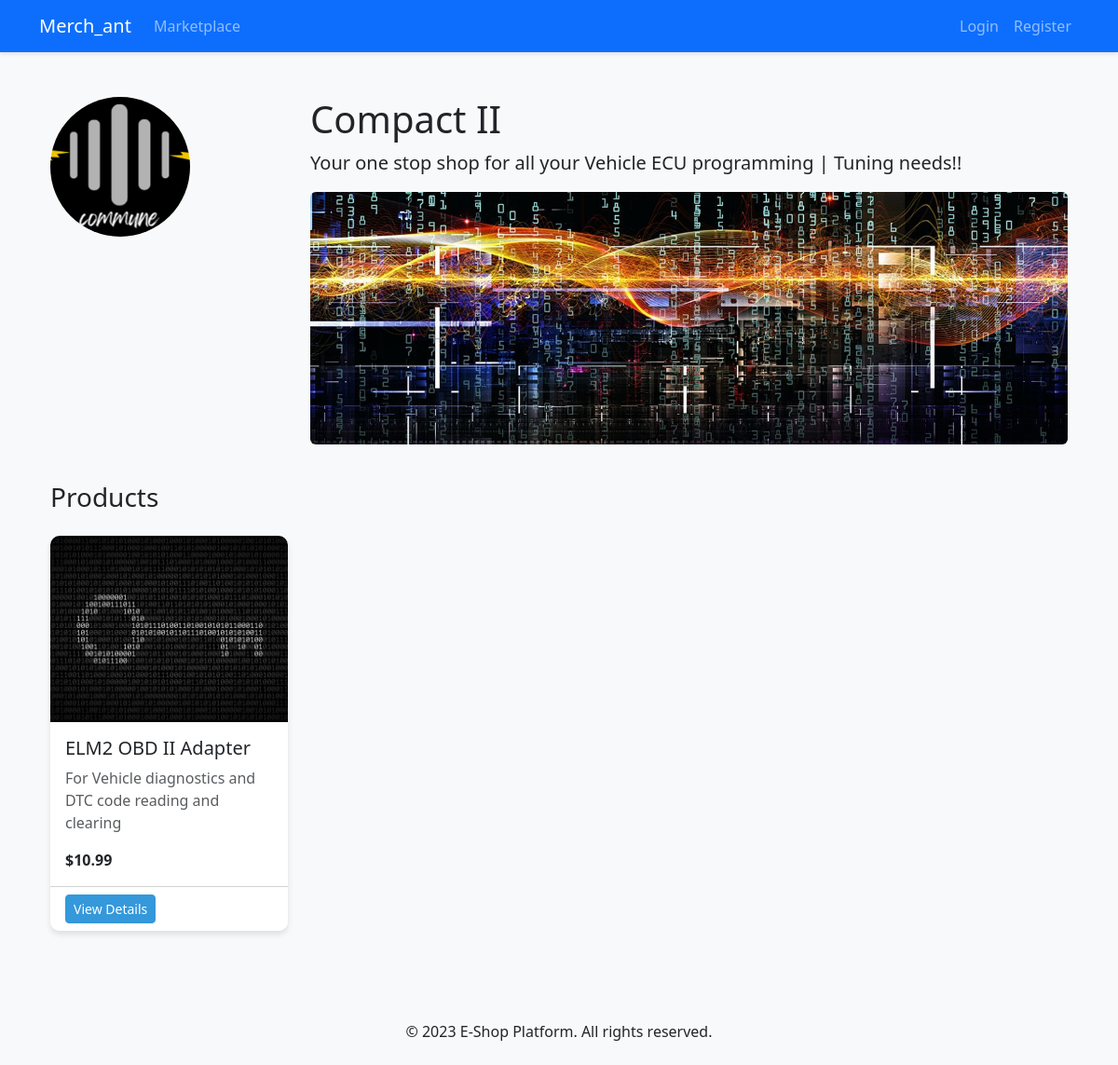
/shop/Compact II, run on the app's committed database.
### app/models.py (models this page shows)
class Shop(db.Model):
    id = db.Column(db.Integer, primary_key=True)
    name = db.Column(db.String(100), index=True, unique=True)
    description = db.Column(db.Text)
    logo = db.Column(db.String(100))
    banner = db.Column(db.String(100))
    created_at = db.Column(db.DateTime, default=datetime.utcnow)
    owner_id = db.Column(db.Integer, db.ForeignKey('user.id'))
    products = db.relationship('Product', backref='shop', lazy='dynamic')

class Product(db.Model):
    id = db.Column(db.Integer, primary_key=True)
    name = db.Column(db.String(100), index=True)
    description = db.Column(db.Text)
    price = db.Column(db.Float)
    quantity = db.Column(db.Integer)
    image = db.Column(db.String(100))
    created_at = db.Column(db.DateTime, default=datetime.utcnow)
    shop_id = db.Column(db.Integer, db.ForeignKey('shop.id'))
    category = db.Column(db.String(50))
    orders = db.relationship('OrderItem', backref='product', lazy='dynamic')

### app/main/routes.py (the view)
@bp.route('/shop/<shop_name>')
def shop_detail(shop_name):
    shop = Shop.query.filter_by(name=shop_name).first_or_404()
    products = shop.products.order_by(Product.created_at.desc()).all()
    return render_template('main/shop_detail.html', shop=shop, products=products)

### app/templates/main/shop_detail.html (shortened to what this page needs)
{% extends "base.html" %}
{% block content %}
<div class="container my-5">
    <div class="row mb-4">
        <div class="col-md-3">
            <img src="{{ url_for('static', filename='uploads/' + shop.logo) if shop.logo else url_for('static', filename='images/default-shop.png') }}"
                 class="img-fluid rounded-circle" alt="{{ shop.name }}" style="width: 150px; height: 150px; object-fit: cover;">
        </div>
        <div class="col-md-9">
            <h1>{{ shop.name }}</h1>
            <p class="lead">{{ shop.description }}</p>
            {% if shop.banner %}
            <img src="{{ url_for('static', filename='uploads/' + shop.banner) }}" class="img-fluid rounded mb-3" alt="{{ shop.name }} banner">
            {% endif %}
        </div>
    </div>
    <div class="row">
        <div class="col-12">
            <h3 class="mb-4">Products</h3>
            {% if products %}
            <div class="row">
                {% for product in products %}
                <div class="col-md-3 mb-4">
                    <div class="card h-100">
                        <img src="{{ url_for('static', filename='uploads/' + product.image) if product.image else url_for('static', filename='images/default-product.png') }}"
                             class="card-img-top product-img" alt="{{ product.name }}">
                        <div class="card-body">
                            <h5 class="card-title">{{ product.name }}</h5>
                            <p class="card-text text-muted">{{ product.description|truncate(100) }}</p>
                            <p class="card-text fw-bold">${{ "%.2f"|format(product.price) }}</p>
                        </div>
                        <div class="card-footer bg-white">
                            <a href="{{ url_for('main.product_detail', product_id=product.id) }}" class="btn btn-sm btn-primary">View Details</a>
                        </div>
                    </div>
                </div>
                {% endfor %}
            </div>
            {% else %}
            <div class="alert alert-info">
                This shop doesn't have any products yet.
            </div>
            {% endif %}
        </div>
    </div>
</div>
{% endblock %}

### app/static/css/main.css (style rules this page uses)
:root { --primary-color: #3498db; --secondary-color: #2ecc71; --dark-color: #2c3e50; --light-color: #ecf0f1; --danger-color: #e74c3c; --warning-color: #f39c12; }
body { font-family: 'Segoe UI', Tahoma, Geneva, Verdana, sans-serif; background-color: #f8f9fa; }
.card { transition: transform 0.3s ease, box-shadow 0.3s ease; border: none; border-radius: 10px; overflow: hidden; box-shadow: 0 4px 6px rgba(0,0,0,.1); }
.product-img { height: 200px; object-fit: cover; }
.btn-primary { background-color: var(--primary-color); border-color: var(--primary-color); }

### data on the page
Shop: logo (picture), name "Compact II", description "Your one stop shop for all your Vehicle ECU programming | Tuning needs!!", banner (picture)
Product: image (picture), name "ELM2 OBD II Adapter", description "For Vehicle diagnostics and DTC code reading and clearing", price "10.99"
